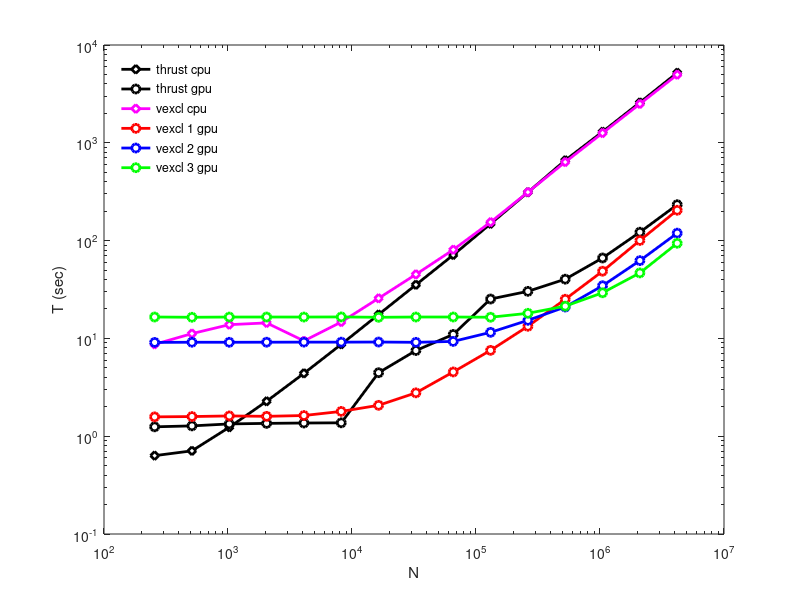
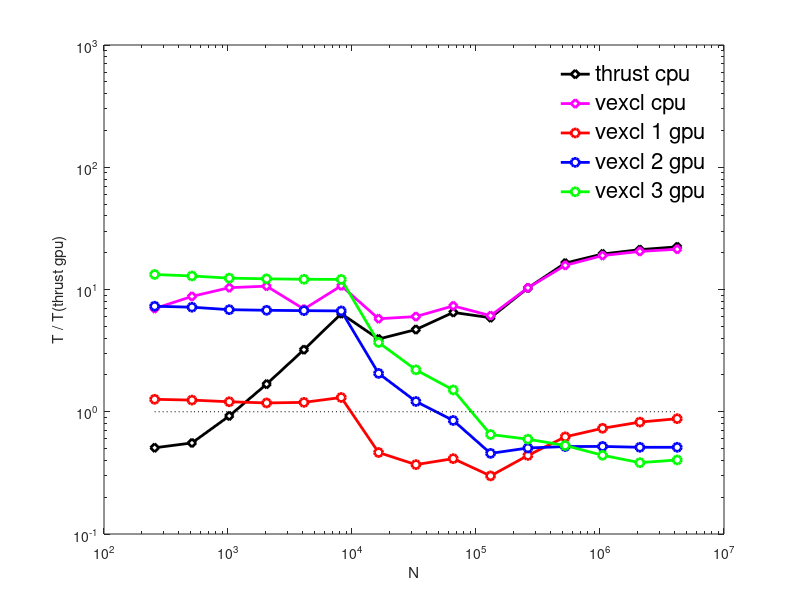

Here is the MATLAB script that generated these plots, in order:
close all
clear all

t  = load('thrust_gpu.dat');
tc = load('thrust_cpu.dat');
v1 = load('vexcl_1gpu.dat');
v2 = load('vexcl_2gpu.dat');
v3 = load('vexcl_3gpu.dat');
vc = load('vexcl_cpu.dat');
n  = unique(t(:,1))';

tavg  = [];
tcavg = [];
v1avg = [];
v2avg = [];
v3avg = [];
vcavg = [];

for i = n
    I = find(t(:,1) == i);
    time = sum(t(I,2)) / length(I);
    tavg = [tavg time];

    I = find(tc(:,1) == i);
    time = sum(tc(I,2)) / length(I);
    tcavg = [tcavg time];

    I = find(v1(:,1) == i);
    time = sum(v1(I,2)) / length(I);
    v1avg = [v1avg time];

    I = find(v2(:,1) == i);
    time = sum(v2(I,2)) / length(I);
    v2avg = [v2avg time];

    I = find(v3(:,1) == i);
    time = sum(v3(I,2)) / length(I);
    v3avg = [v3avg time];

    I = find(vc(:,1) == i);
    time = sum(vc(I,2)) / length(I);
    vcavg = [vcavg time];
end


figure(1)
set(gca, 'FontSize', 18)

loglog(n, tcavg, 'kd-', ...
		'linewidth', 2, 'markersize', 6, 'markerfacecolor', 'w');

hold on

loglog(n, tavg, 'ko-', ...
		'linewidth', 2, 'markersize', 6, 'markerfacecolor', 'w');

loglog(n, vcavg, 'md-', ...
		'linewidth', 2, 'markersize', 6, 'markerfacecolor', 'w');

loglog(n, v1avg, 'ro-', ...
		'linewidth', 2, 'markersize', 6, 'markerfacecolor', 'w');

loglog(n, v2avg, 'bo-', ...
		'linewidth', 2, 'markersize', 6, 'markerfacecolor', 'w');

loglog(n, v3avg, 'go-', ...
		'linewidth', 2, 'markersize', 6, 'markerfacecolor', 'w');

xlim([1e2 1e7])
set(gca, 'xtick', [1e2 1e3 1e4 1e5 1e6 1e7])
xlabel('N');
ylabel('T (sec)');

legend('thrust cpu', 'thrust gpu', 'vexcl cpu', 'vexcl 1 gpu', 'vexcl 2 gpu', 'vexcl 3 gpu', ...
    'location', 'northwest');
legend boxoff

print('-depsc', 'abs.eps');

figure(2)
set(gca, 'FontSize', 18)

loglog(n, tcavg ./ tavg, 'kd-', ...
		'linewidth', 2, 'markersize', 6, 'markerfacecolor', 'w');

hold on

loglog(n, vcavg ./ tavg, 'md-', ...
		'linewidth', 2, 'markersize', 6, 'markerfacecolor', 'w');

loglog(n, v1avg ./ tavg, 'ro-', ...
		'linewidth', 2, 'markersize', 6, 'markerfacecolor', 'w');

loglog(n, v2avg ./ tavg, 'bo-', ...
		'linewidth', 2, 'markersize', 6, 'markerfacecolor', 'w');

loglog(n, v3avg ./ tavg, 'go-', ...
		'linewidth', 2, 'markersize', 6, 'markerfacecolor', 'w');

loglog(n, ones(size(n)), 'k:');

h = legend('thrust cpu', 'vexcl cpu', 'vexcl 1 gpu', 'vexcl 2 gpu', 'vexcl 3 gpu');
legend boxoff
set(h, 'FontSize', 16)

xlim([1e2 1e7])
ylim([1e-1 1e3])
set(gca, 'xtick', [1e2 1e3 1e4 1e5 1e6 1e7])
xlabel('N');
ylabel('T / T(thrust gpu)');

print('-depsc', 'rel.eps');
